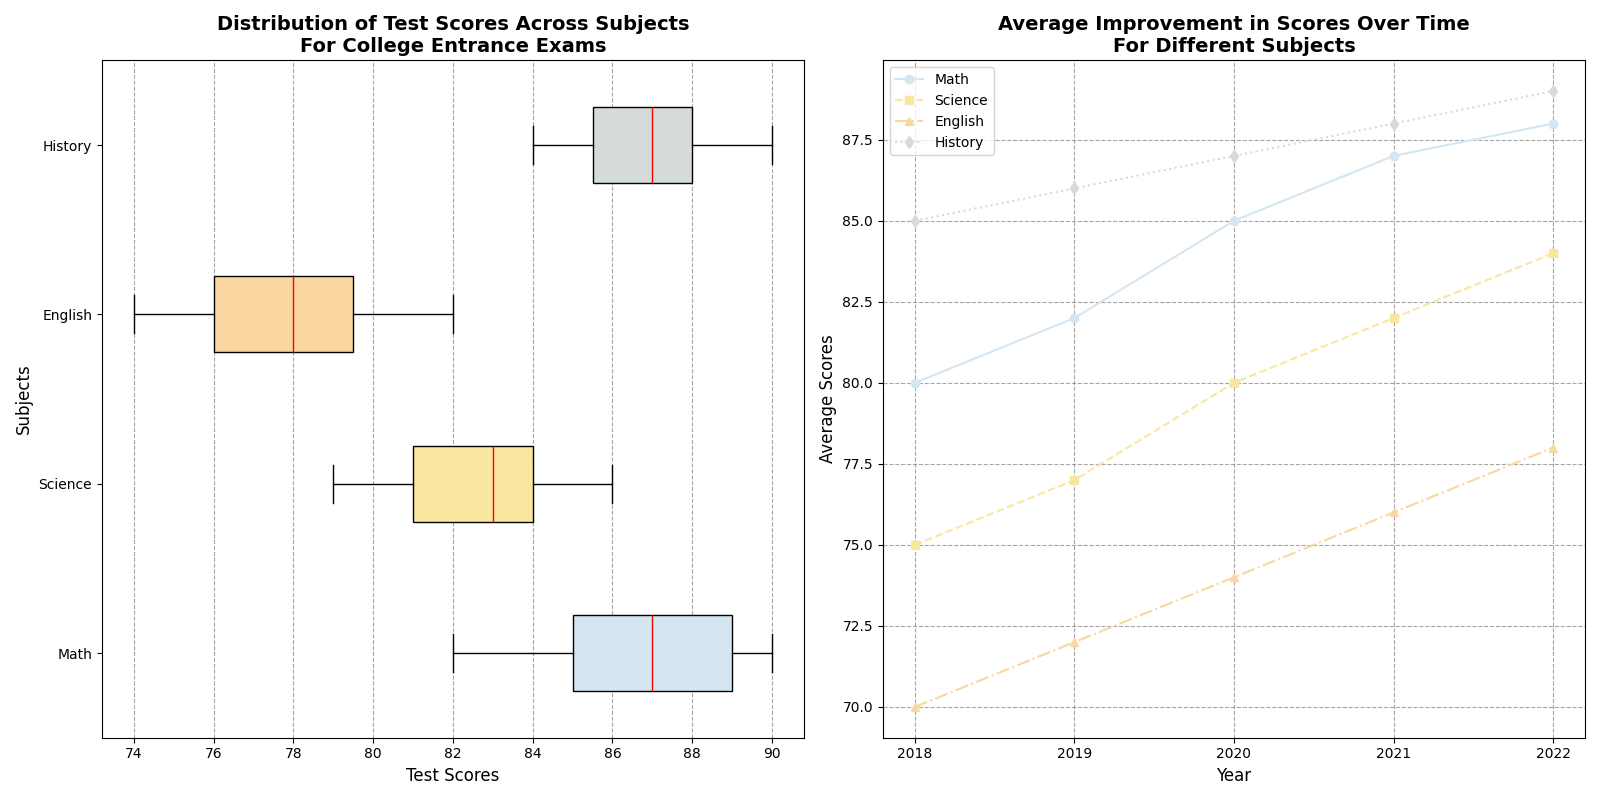

This figure's Python source:
import matplotlib.pyplot as plt
import numpy as np

# Backstory: This plot represents the distribution of test scores across different subjects for students preparing for college entrance exams. 
# Additionally, it shows the average improvement in scores over five years for additional analysis and comparison.

# Test scores for different subjects
math_scores = [82, 89, 90, 85, 88, 86, 87, 85, 89, 90, 87, 88, 84, 85, 89]
science_scores = [79, 81, 83, 80, 82, 84, 81, 85, 86, 83, 80, 82, 85, 84, 83]
english_scores = [75, 78, 77, 80, 82, 76, 78, 74, 79, 81, 80, 77, 76, 75, 78]
history_scores = [88, 85, 87, 86, 89, 90, 85, 84, 88, 86, 87, 88, 89, 85, 86]

# New data for the line plot (average scores over time)
years = np.array([2018, 2019, 2020, 2021, 2022])
avg_math_scores = np.array([80, 82, 85, 87, 88])
avg_science_scores = np.array([75, 77, 80, 82, 84])
avg_english_scores = np.array([70, 72, 74, 76, 78])
avg_history_scores = np.array([85, 86, 87, 88, 89])

# Create the plots with 1 row and 2 columns
fig, (ax1, ax2) = plt.subplots(1, 2, figsize=(16, 8))

# Box Plot
subjects = ['Math', 'Science', 'English', 'History']
test_scores = [math_scores, science_scores, english_scores, history_scores]
box_colors = ['#D4E6F1', '#F9E79F', '#FAD7A0', '#D5DBDB']

box = ax1.boxplot(test_scores, vert=False, patch_artist=True,
                  boxprops=dict(color='black'),
                  whiskerprops=dict(color='black'),
                  capprops=dict(color='black'),
                  flierprops=dict(marker='o', color='black', alpha=0.5),
                  medianprops=dict(color='red'))

for patch, color in zip(box['boxes'], box_colors):
    patch.set_facecolor(color)

ax1.set_yticklabels(subjects)
ax1.set_title('Distribution of Test Scores Across Subjects\nFor College Entrance Exams', fontsize=14, fontweight='bold')
ax1.set_xlabel('Test Scores', fontsize=12)
ax1.set_ylabel('Subjects', fontsize=12)
ax1.xaxis.grid(True, linestyle='--', which='major', color='grey', alpha=0.7)

# Line Plot
ax2.plot(years, avg_math_scores, label='Math', color='#D4E6F1', marker='o', linestyle='-')
ax2.plot(years, avg_science_scores, label='Science', color='#F9E79F', marker='s', linestyle='--')
ax2.plot(years, avg_english_scores, label='English', color='#FAD7A0', marker='^', linestyle='-.')
ax2.plot(years, avg_history_scores, label='History', color='#D5DBDB', marker='d', linestyle=':')

ax2.set_title('Average Improvement in Scores Over Time\nFor Different Subjects', fontsize=14, fontweight='bold')
ax2.set_xlabel('Year', fontsize=12)
ax2.set_ylabel('Average Scores', fontsize=12)
ax2.legend(loc='upper left', fontsize=10)
ax2.xaxis.set_major_locator(plt.MaxNLocator(integer=True))
ax2.grid(True, linestyle='--', which='major', color='grey', alpha=0.7)

# Adjust layout
plt.tight_layout()

# Show the plot
plt.show()
